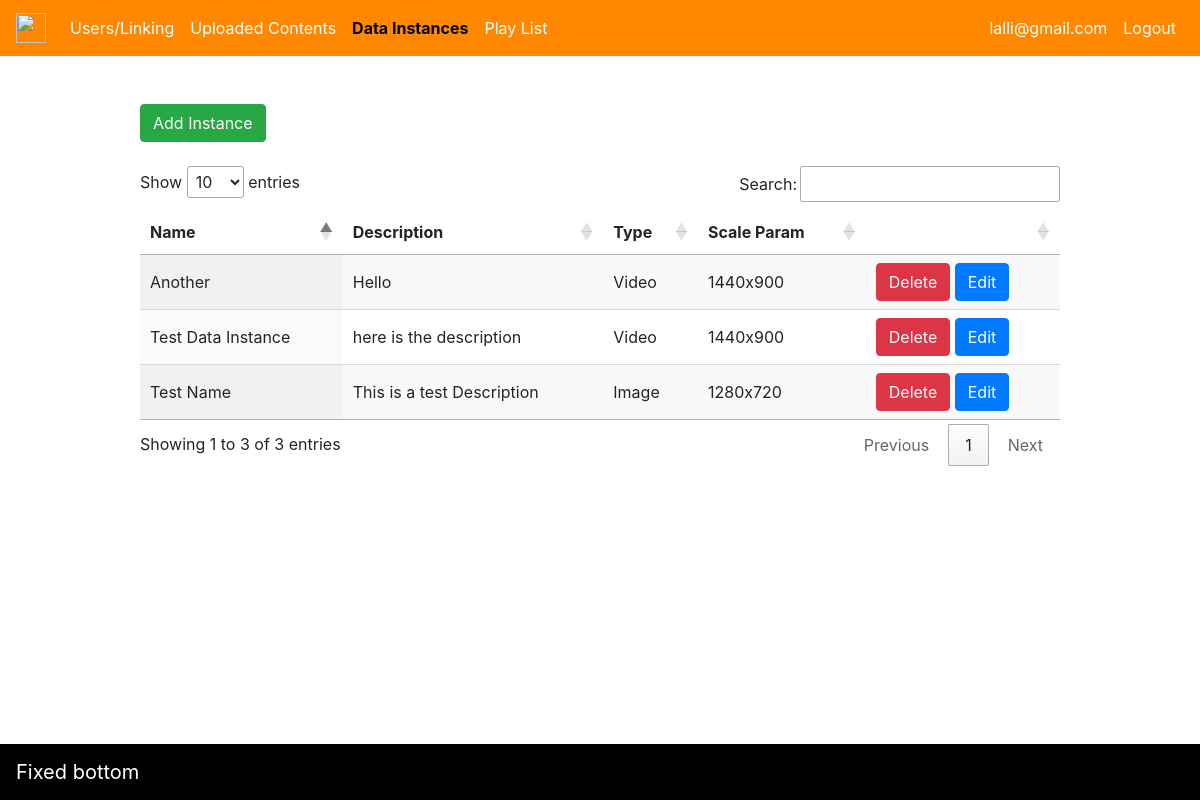
Page /all_data_instances (signed in) on the earlier database version.
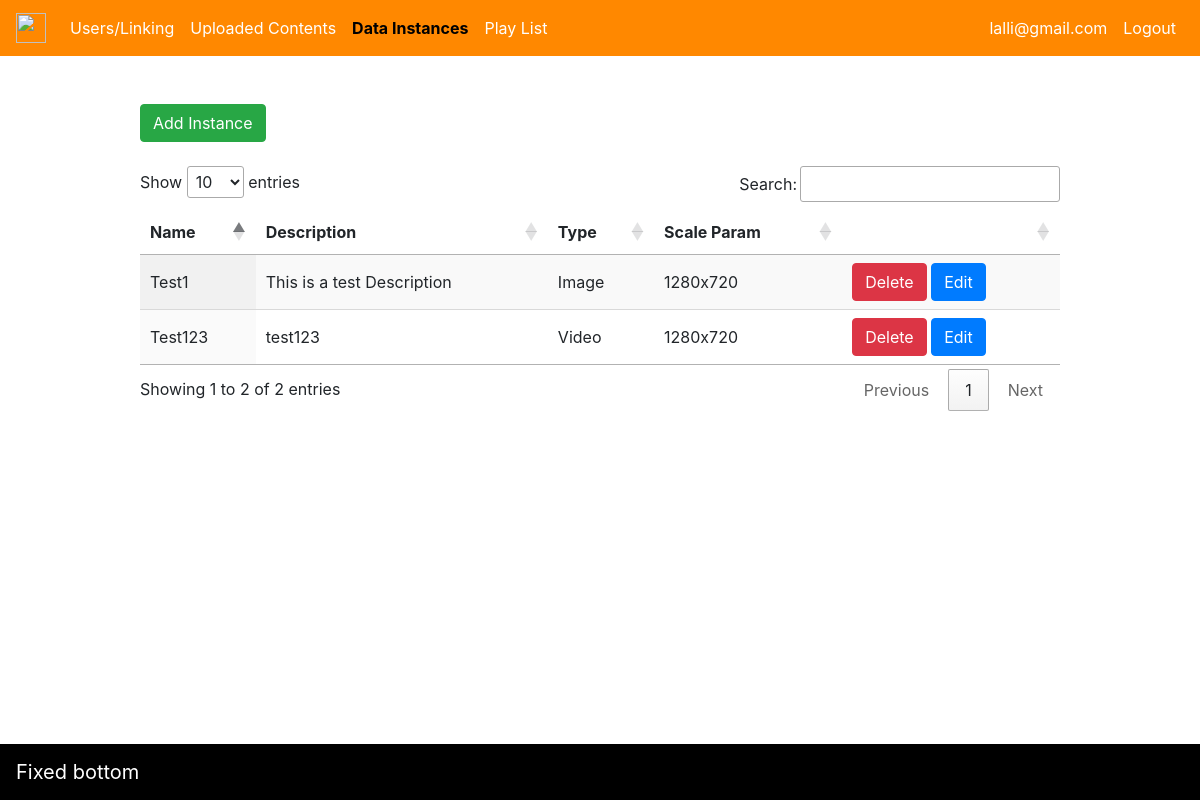
Same page on the later database version.
### project/models.py (models this page shows, shortened)
class User(UserMixin, db.Model):
    id = db.Column(db.Integer, primary_key=True)  # primary keys are required by SQLAlchemy
    email = db.Column(db.String(100), unique=True)
    password = db.Column(db.String(100))
    first_name = db.Column(db.String(1000))
    last_name = db.Column(db.String(1000))
    data_instances = db.relationship("DataInstance",
                                     secondary=user_data_instances_table)
    role = db.Column(db.Integer, db.ForeignKey('role.id'))
    def get_user_role(self):
        role = Role.query.filter_by(id=self.role).first()
        if role:
            return role.name
        return None

class DataInstance(db.Model):
    id = db.Column(db.Integer, primary_key=True)  # primary keys are required by SQLAlchemy
    name = db.Column(db.String(200))
    description = db.Column(db.String(1000))
    data_type = db.Column(db.String(200))
    scale_param = db.Column(db.String(200))
    ffmpeg_params = db.Column(db.String(1000))

### project/main.py (the view)
@app.route('/all_data_instances', methods=['GET', 'POST'])
@login_required
def data_instances():
    if current_user.get_user_role() == 'admin':
        data_instances = DataInstance.query.all()
    else:
        data_instances = current_user.data_instances
    return render_template('data_instances.html', data_instance='active', data_instances=data_instances)

### project/__init__.py (called while the page is built)
@login_manager.user_loader
def load_user(user_id):
    return User.query.get(int(user_id))

### project/templates/data_instances.html (shortened to what this page needs)
{% extends "base.html" %}
{% block content %}
    <br>
    <br>
    {% if current_user.get_user_role() == 'admin' %}
        <a href="{{ url_for('add_data_instabce_new') }}" class="btn btn-success">Add Instance</a>
    {% endif %}
    <br>
    <br>
    <table id="table_id" class="display">
        <thead>
        <tr>
            <th>Name</th>
            <th>Description</th>
            <th>Type</th>
            <th>Scale Param</th>
            {% if current_user.get_user_role() == 'admin' %}
                <th></th>
            {% endif %}
        </tr>
        </thead>
        <tbody>
        {% for instance in data_instances %}
            <tr>
                <td>{{ instance.name }}</td>
                <td>{{ instance.description }}</td>
                <td>{{ instance.data_type }}</td>
                <td>{{ instance.scale_param }}</td>
                {% if current_user.get_user_role() == 'admin' %}
                    <td><a href="{{ url_for('delete_data_instance', id=instance.id) }}"
                           class="btn btn-danger">Delete</a>
                        <a
                                href="{{ url_for('edit_data_instabce_new', id=instance.id) }}"
                                class="btn btn-primary">Edit</a></td>
                {% endif %}
            </tr>
        {% endfor %}
        </tbody>
    </table>
{% endblock %}

### project/templates/base.html (shortened to what this page needs)
<!DOCTYPE html>
<html>
<head>
    <link rel="stylesheet" href="https://stackpath.bootstrapcdn.com/bootstrap/4.3.1/css/bootstrap.min.css"
>
    <link rel="stylesheet" type="text/css" href="https://cdn.datatables.net/1.10.19/css/jquery.dataTables.css">
</head>
<body>
<nav class="navbar navbar-light navbar-expand-lg warning-color-dark sticky-top "
     style="background-color: #F80!important;">
    <a class="navbar-brand" href="#">
        <img src="https://getbootstrap.com/docs/4.1/assets/brand/bootstrap-solid.svg" width="30" height="30"
             class="d-inline-block align-top"
             alt="">
    </a>
    <div class="collapse navbar-collapse" id="navbarNavDropdown">
        <ul class="navbar-nav mr-auto">
            {% if current_user.is_authenticated %}
                {% if current_user.get_user_role() == 'admin' %}
                    <li class="nav-item">
                        <a class="nav-link {{ platform_users }}"
                           href="{{ url_for('platform_users') }}">Users/Linking</a>
                    </li>
                {% endif %}
                <li class="nav-item">
                    <a class="nav-link {{ uploaded_contents }}" href="{{ url_for('uploaded_contents') }}">Uploaded
                        Contents</a>
                </li>
                <li class="nav-item">
                    <a class="nav-link {{ data_instance }}" href="{{ url_for('data_instances') }}">Data Instances
                    </a>
                </li>
                <li class="nav-item">
                    <a class="nav-link " href="{{ url_for('playlist') }}" target="_blank">Play
                        List</a>
                </li>
            {% endif %}
        </ul>
        <ul class="navbar-nav">
            {% if current_user.is_authenticated %}
                <li class="nav-item">
                    <a class="nav-link {{ profile }}" href="{{ url_for('profile') }}">{{ current_user.email }}</a>
                </li>
                <li class="nav-item">
                    <a class="nav-link" href="{{ url_for('logout') }}">Logout</a>
                </li>
            {% endif %}
        </ul>
    </div>
</nav>
<div class="container">
    <div class="row">
        <div class="col-1"></div>
        <div class="col-10">
            {% block content %}
            {% endblock %}
        </div>
        <div class="col-1"></div>
    </div>
</div>
<nav class="navbar fixed-bottom navbar-light bg-light" style="background-color: black !important;">
    <a class="navbar-brand" href="#">Fixed bottom</a>
</nav>
</body>
</html>

### project/templates/base.html (style rules this page uses)
.nav-item a { color: white !important; }
.nav-item a.active { color: black !important; font-weight: bold; }
.navbar-brand { color: white !important; }

Differences in the rows shown:
removed DataInstance: name "Test Data Instance", description "here is the description", data_type "Video", scale_param "1440x900"
changed DataInstance "This is a test Description": name "Test Name" → "Test1"
changed DataInstance "Video": name "Another" → "Test123"; description "Hello" → "test123"; scale_param "1440x900" → "1280x720"
Other differences:
text written by a page script: "Show entries Search: Showing 1 to 3 of 3 entries Previous 1 Next" → "Show entries Search: Showing 1 to 2 of 2 entries Previous 1 Next"
